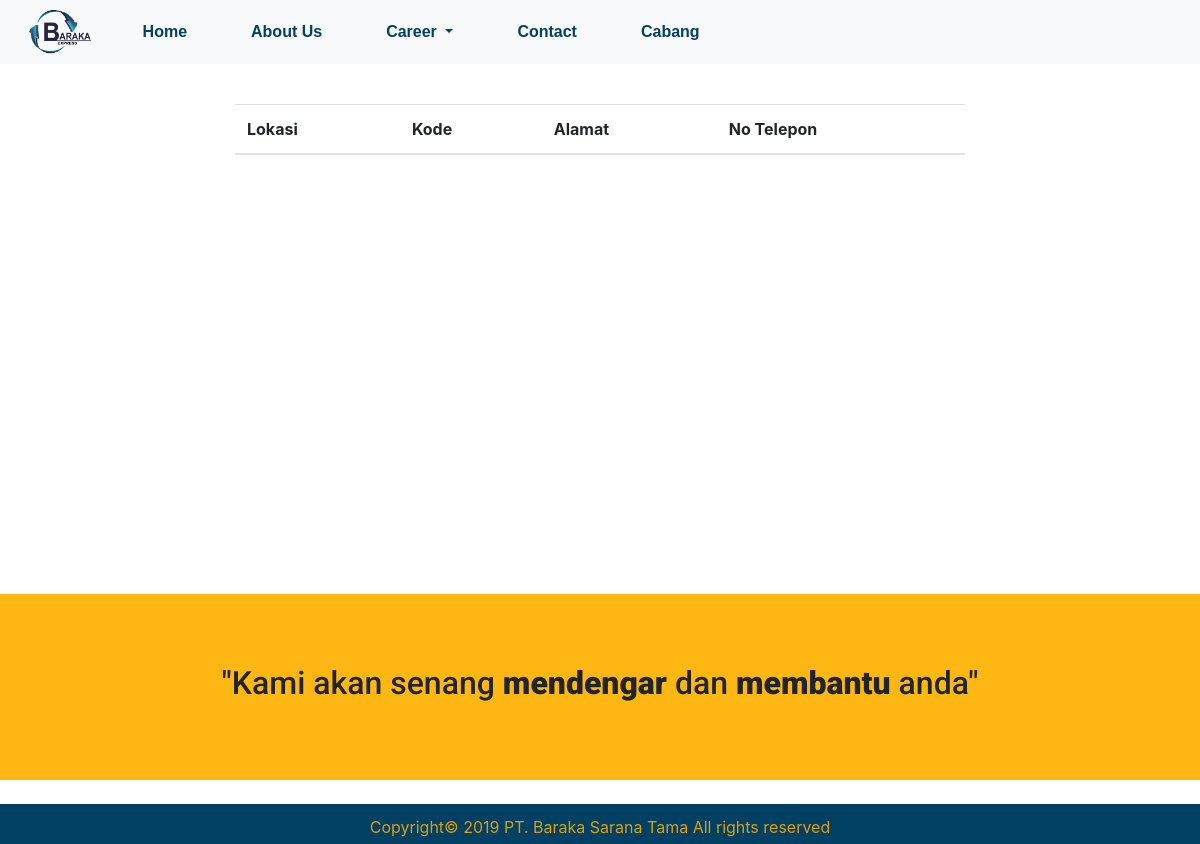
Before: /cabang/ with the older database file.
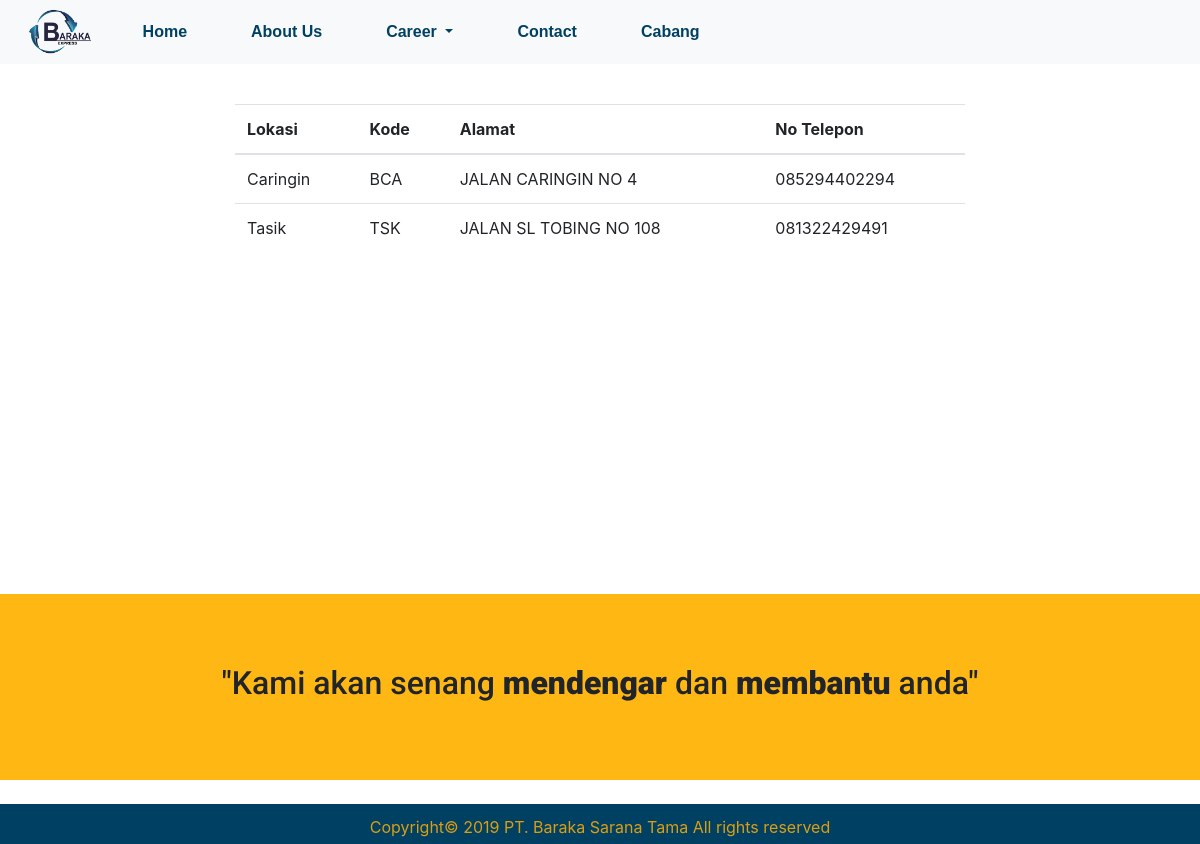
After: the same page with the newer database file.
### website/models.py (models this page shows, shortened)
class Cabang(models.Model):
    lokasi = models.CharField(max_length=long_text)
    area = models.ForeignKey(Area, on_delete=models.CASCADE, blank=True, null=True)
    kode = models.CharField(max_length=short_text)
    status = models.CharField(max_length=short_text)
    alamat = models.CharField(max_length=long_text)
    no_telp = models.CharField(max_length=short_text)
    class Meta:
        verbose_name_plural = "Cabang"

### website/views.py (the view)
# urls.py: path('cabang/', views.cabang, name='cabang'),
def cabang(request):
    context = { 'page' : 'cabang', 'cabang_list' : Cabang.objects.all() }
    return render(request, 'website/cabang.html', context)

### website/templates/website/cabang.html (shortened to what this page needs)
{% load static %}
<!DOCTYPE html>
<html lang="id">
<head>
  {% include 'website/common_header.html' %}
  <link rel="stylesheet" href="{% static 'css/contact.css' %}">
</head>
<body>
{% include 'website/navbar.html' %}
<div class="container">
  <div class="row" style="min-height: 55vh; margin-top: 5vh">
    <div class="col-md-8 offset-md-2">
      <table class="table">
        <thead>
          <tr>
            <th>Lokasi</th>
            <th>Kode</th>
            <th>Alamat</th>
            <th>No Telepon</th>
          </tr>
        </thead>
        <tbody>
          {% for cabang in cabang_list %}
            <tr>
              <td>{{ cabang.lokasi }}</td>
              <td>{{ cabang.kode }}</td>
              <td>{{ cabang.alamat }}</td>
              <td>{{ cabang.no_telp }}</td>
            </tr>
          {% endfor %}
        </tbody>
      </table>
    </div>
  </div>
</div>
<div class="container-fluid" style="margin-top: 50px">
  <div class="row" id="slogan-row">
    <div class="col-md-12" style="text-align: center">
      <h2 id="slogan">"Kami akan senang <span style="font-weight: 1000">mendengar</span> dan <span style="font-weight: 1000">membantu</span> anda"</h2>
    </div>
  </div>
</div>
{% include 'website/common_footer.html' %}
</body>

### website/templates/website/common_header.html (shortened to what this page needs)
{% load static %}
<link rel="stylesheet" href="{% static 'css/bootstrap.css' %}">
<link rel="stylesheet" href="{% static 'css/common.css' %}">
<link rel="stylesheet" href="{% static 'css/navbar.css' %}">

### website/templates/website/navbar.html (shortened to what this page needs)
{% load static %}
<nav class="navbar navbar-expand-md navbar-light bg-light" style="background-color: #ffffff;">
  <a class="navbar-brand" href="/">
    <img src="{% static 'img/logo_lama.png' %}" id="navbar-brand-img" alt="Baraka Logo">
  </a>
  <div class="collapse navbar-collapse" id="navbar-content">
    <ul class="navbar-nav mr-auto navbar-blue-text">
      <li class="nav-item ml-5" id="navbar-home">
        <a class="nav-link" href="/">Home</a>
      </li>
      <li class="nav-item ml-5" id="navbar-about-us">
        <a class="nav-link" href="/about">About Us</a>
      </li>
      <li class="nav-item ml-5 dropdown" id="navbar-career">
        <a class="nav-link dropdown-toggle" href="#" id="career" role="button" data-toggle="dropdown" aria-haspopup="true" aria-expanded="false">
          Career
        </a>
      </li>
      <li class="nav-item ml-5" id="navbar-contact">
        <a class="nav-link" href="/contact">Contact</a>
      </li>
      <li class="nav-item ml-5" id="navbar-contact">
        <a  class="nav-link" href="/cabang">Cabang</a>
      </li>
    </ul>
  </div>
</nav>

### website/templates/website/common_footer.html
<footer class="footer">
<div class="container-fluid">
<div class="row" style="background-color: #004063">
  <div class="col-md-12" style="text-align: center; padding: 3px; color: #db9e12">
    Copyright© 2019 PT. Baraka Sarana Tama All rights reserved
  </div>
</div>
</div>
</footer>

### website/templates/website/common_script.html (shortened to what this page needs)
{% load static %}

### static/css/common.css (style rules this page uses)
.footer { position: absolute; bottom: 0; width: 100%; height: 40px; line-height: 40px; background-color: #f5f5f5; }
html { position: relative; min-height: 100%; }
body { margin-bottom: 40px; }

### static/css/navbar.css (style rules this page uses)
.navbar { padding: 0; font-family: Helvetica }
.navbar-brand { padding: 0; }
#navbar-brand-img { max-height: 8vh; min-height: 6vh; margin-right: -35px; margin-left: 20px; }
.navbar-light .navbar-nav .nav-link, .active { color: #004063 !important; font-weight: bold; font-size: 1em; }
@media (min-width: 768px) { .navbar-nav > li { float: left; position: relative; } }
@media (min-width: 768px) { #navbar-content { max-height: 8vh; min-height: 6vh; } }

### static/css/contact.css (style rules this page uses)
#slogan-row { background-color: #ffb713; }
#slogan { padding: 70px; font-family: 'Roboto', sans-serif }

Changed rows visible on the page:
now on this page (row edited): Cabang: lokasi "Caringin", kode "BCA", alamat "JALAN CARINGIN NO 4", no_telp "085294402294"
now on this page (row edited): Cabang: lokasi "Tasik", kode "TSK", alamat "JALAN SL TOBING NO 108", no_telp "081322429491"
